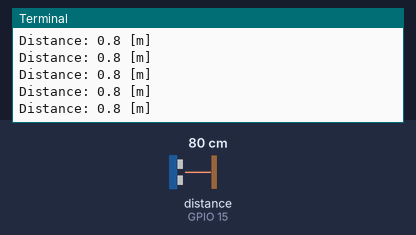
This program was run on a simulated Raspberry Pi (BCM pin numbers). On the bench: the last lines printed to the terminal. The test bench sets the inputs (shaded band); at power-on: distance to the obstacle (sensor on GPIO 15) 80 cm. The echo pulse lasts 58.3 µs per cm; no MQTT or app messages arrive unless stated.

Above: at 1.3 s.
1.4 s: distance to the obstacle (sensor on GPIO 15) set to 2 cm
At 1.84 s:
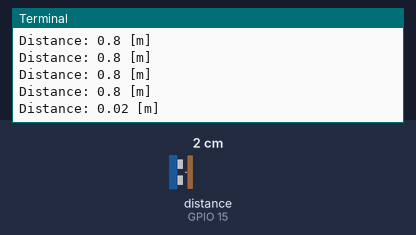
2.9 s: distance to the obstacle (sensor on GPIO 15) set to 4 cm
At 3.05 s:
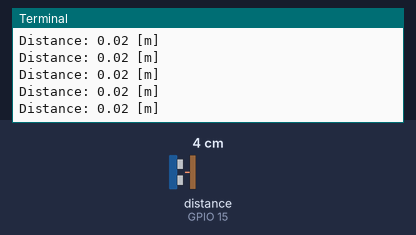
Timing chart, 0 to 5.9 s (numbered marks = the images above; inputs shaded):
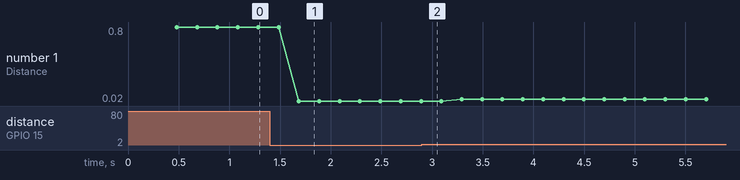

Measured:
- after the input at 1.4 s, the terminal: prints a new line after 0.29 s (image 1)
- plotted number 1: 0.8 → 0.02 after the input at 1.4 s, 0.02 → 0.04 after the input at 2.9 s

The program:

1_distance_sensor.py
```python
from gpiozero import DistanceSensor
import paho.mqtt.client as mqtt
import env.broker_address as broker_address
import env.PORT as port
from time import sleep

sensor = DistanceSensor(echo=15, trigger=14)
topic = "sensor"

def on_connect(client, userdata, flags, rc):
    print("Connected with result code "+str(rc))
    print("1")

def publish_sensor_data(client):
    while True:
        distance = sensor.distance
        print(f'Distance: {distance} [m]')
        client.publish(topic + "/distance", str(distance))
        sleep(0.2)


if __name__ == "__main__":
    client = mqtt.Client()
    client.on_connect = on_connect

    client.connect(broker_address, port, 60)

    client.loop_start()
    publish_sensor_data(client)
```
